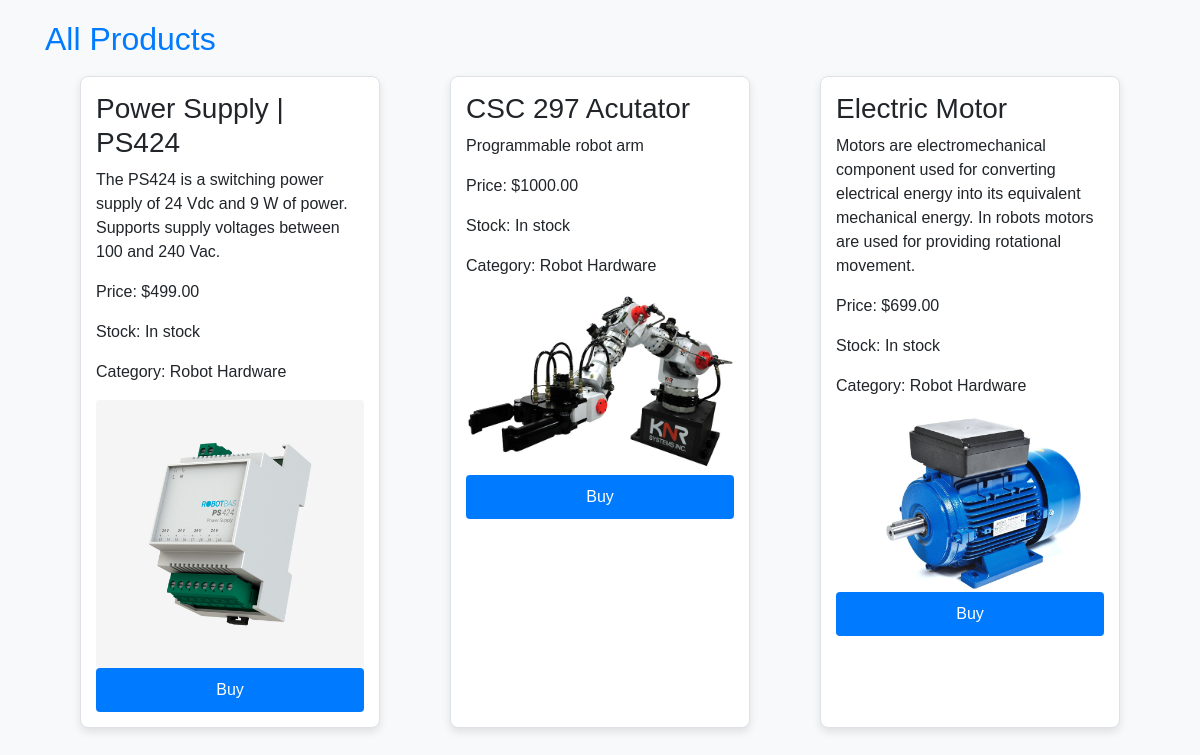
Screenshot of /products/ with the database file from the repository.
### voltrium/models.py (models this page shows)
class Product(models.Model):
    name = models.CharField(max_length=255)
    description = models.TextField()
    price = models.DecimalField(max_digits=10, decimal_places=2)
    stock_quantity = models.IntegerField()
    category = models.ForeignKey(Category, on_delete=models.CASCADE)
    picture = models.ImageField(upload_to='product_pictures/', null=True, blank=True)

class Category(models.Model):
    category_name = models.CharField(max_length=100)

### voltrium/views.py (the view)
# urls.py: path('products/', all_products, name='all_products'),
def all_products(request):
    products = Product.objects.all()
    return render(request, 'product/all_products.html', {'products': products})

### voltrium/templates/product/all_products.html (shortened to what this page needs)
<!DOCTYPE html>
<html lang="en">
<head>
    <link rel="stylesheet" href="https://stackpath.bootstrapcdn.com/bootstrap/4.5.2/css/bootstrap.min.css">
</head>
<body>
    <div class="container">
        <h2>All Products</h2>
        <div class="product-container">
            {% for product in products %}
                <div class="product-card">
                    <h3>{{ product.name }}</h3>
                    <p>{{ product.description }}</p>
                    <p>Price: ${{ product.price }}</p>
                    <p>Stock: {% if product.stock_quantity > 0 %} In stock {% else %} Out of stock {% endif %}</p>
                    <p>Category: {{ product.category.category_name }}</p>
                    {% if product.picture %}
                        <img src="{{ product.picture.url }}" alt="{{ product.name }}">
                    {% endif %}
                    <button class="buy-button">Buy</button>
                </div>
            {% endfor %}
        </div>
    </div>
</body>
</html>

### voltrium/templates/product/all_products.html (style rules this page uses)
body { font-family: 'Arial', sans-serif; background-color: #f8f9fa; margin: 0; padding: 20px; }
h2 { color: #007bff; }
.product-container { display: flex; flex-wrap: wrap; justify-content: space-around; }
.product-card { border: 1px solid #dee2e6; border-radius: 8px; margin: 10px; padding: 15px; max-width: 300px; box-shadow: 0 4px 8px rgba(0, 0, 0, 0.1); background-color: #fff; }
.product-card img { max-width: 100%; height: auto; border-radius: 4px; }
.buy-button { background-color: #007bff; color: #fff; padding: 10px 15px; border: none; border-radius: 4px; cursor: pointer; width: 100%; }

### rows the page displays
Product: name "Power Supply | PS424", description "The PS424 is a switching power supply of 24 Vdc and 9 W of power. Supports supply voltages between 100 and 240 Vac.", price "499.00", stock_quantity "In stock", category.category_name "Robot Hardware", picture (picture)
Product: name "CSC 297 Acutator", description "Programmable robot arm", price "1000.00", stock_quantity "In stock", category.category_name "Robot Hardware", picture (picture)
Product: name "Electric Motor", description "Motors are electromechanical component used for converting electrical energy into its equivalent mechanical energy. In robots motors are used for providing rotational movement.", price "699.00", stock_quantity "In stock", category.category_name "Robot Hardware", picture (picture)
